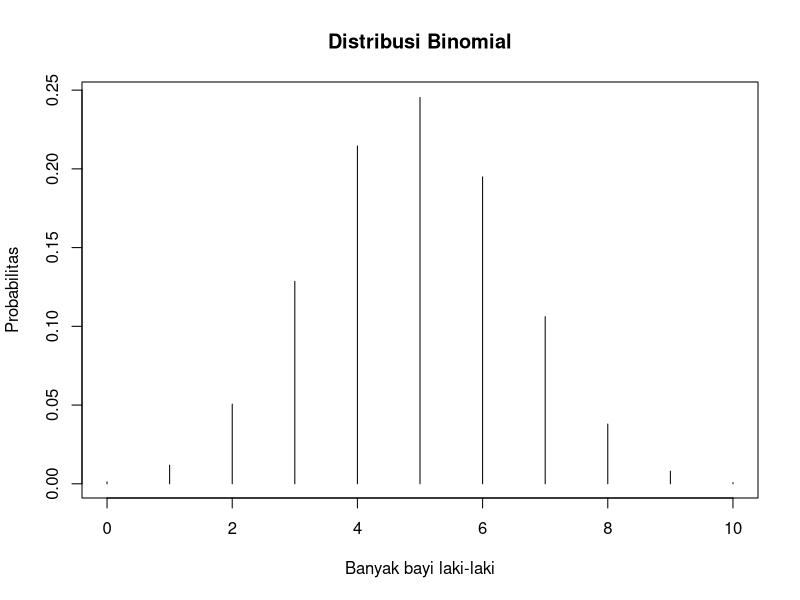

Recreate this plot in R.
# Poin A
# Jawaban ada di README.md

n <- 10
p <- 0.488

# Poin B
probability <- dbinom(x=3, size=n, prob=p)
probability

# Poin C
probability <- pbinom(q=2, size=n, prob=p, lower.tail=TRUE)
probability

# Poin D 
probability <- pbinom(q=2, size=n, prob=p, lower.tail=FALSE)
probability

# Poin E
nilai_harapan <- n * p
nilai_harapan

standar_deviasi <- sqrt(n * p * (1-p))
standar_deviasi

# Poin F
arr <- 0:10
plot(arr, dbinom(x=arr, size=n, prob=p), 
     type='h',
     main='Distribusi Binomial',
     xlab='Banyak bayi laki-laki',
     ylab='Probabilitas'
)